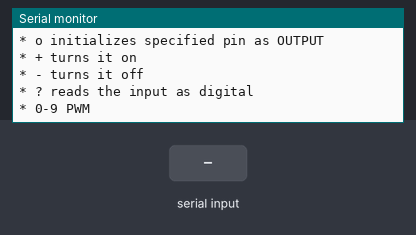
A sketch run on a simulated Arduino Uno, built with avr-gcc and run on an emulated ATmega328P. Shown: the last lines printed to the serial monitor. Inputs (shaded band) come from the test bench.

Above: at 1.3 s.
1.4 s: "?\n" received over Serial
At 3.6 s:
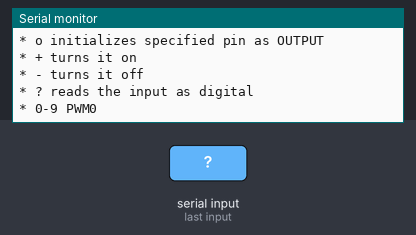
3.9 s: byte 97 ('a') received over Serial
At 5.8 s:
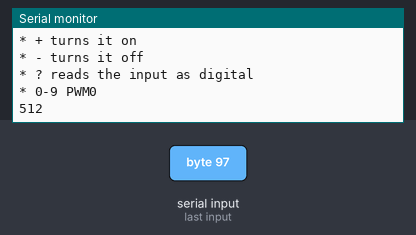

The sketch:

sketch.ino
```cpp
void setup() {
  Serial.begin(9600);
  Serial.println("Format is 'cp' where c is command and p is pin");
  Serial.print("Refference:\n\
commands:\n\
* i initializes specified pin as INPUT_PULLUP\n\
* o initializes specified pin as OUTPUT\n\
* + turns it on\n\
* - turns it off\n\
* ? reads the input as digital\n\
* 0-9 PWM");
}

void loop() {
  while(Serial.available() > 0){
    char cmd = Serial.read();
    if(cmd == '\n') { break; }
    int pin = Serial.parseInt();

    switch(cmd) {
      case 'i': pinMode(pin, INPUT_PULLUP); break;
      case 'p': pinMode(pin, OUTPUT); break;
      case 'o': pinMode(pin, OUTPUT); break;
      case '+': digitalWrite(pin, 1); break;
      case '-': digitalWrite(pin, 0); break;
      case '?': Serial.println(digitalRead(pin)); break;
      case 'a': Serial.println(analogRead(pin)); break;
      default: analogWrite(pin, 255/9*(cmd-'0')); break;
    }
  }
}
```

Measured:
- after the input at 1.4 s, the serial monitor: prints a new line after 1.0 s (image 1)
- after the input at 3.9 s, the serial monitor: prints a new line after 1.0 s (image 2)
